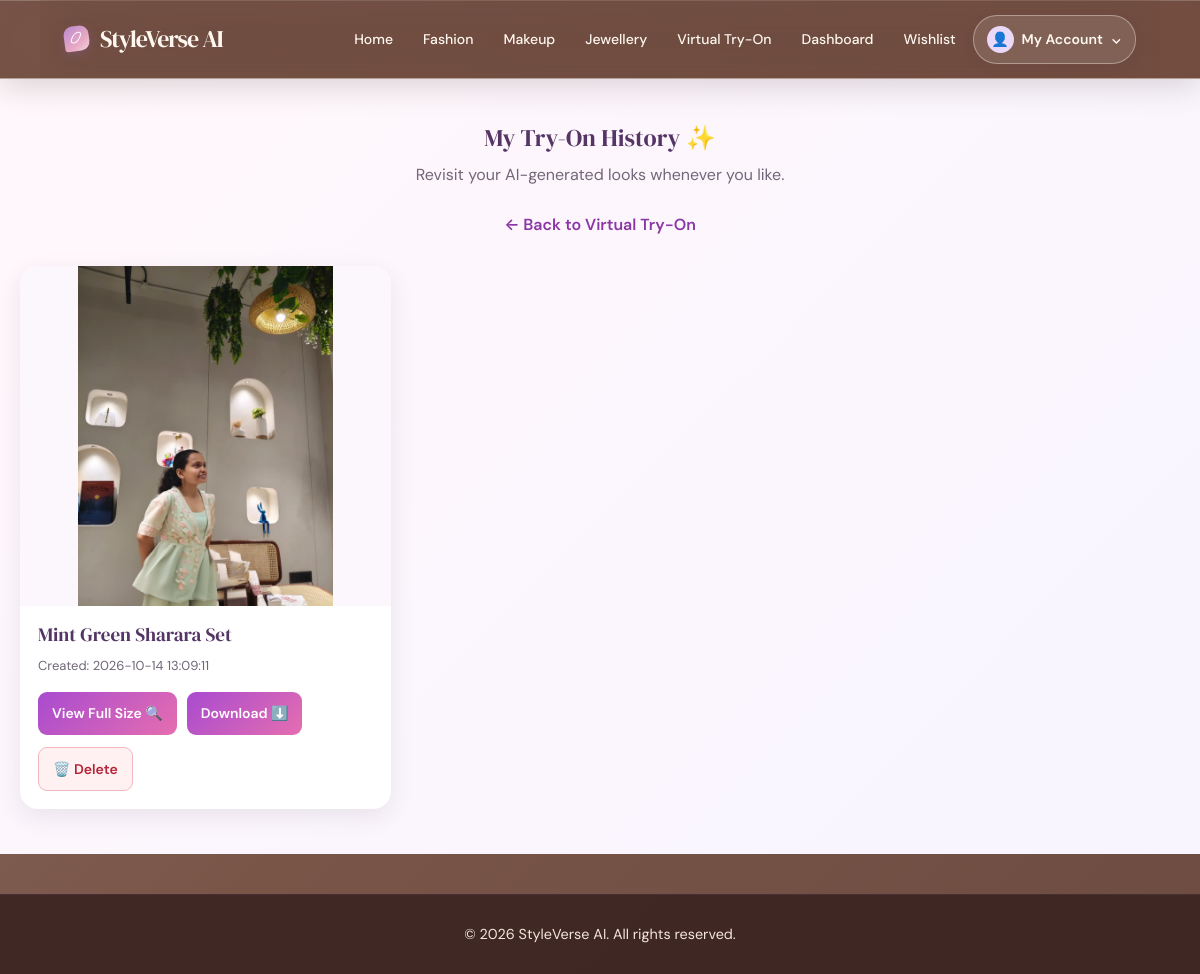
/try-on-history/ (signed in), run on the app's committed database.
### tables this page shows
CREATE TABLE tryon_history (
                id INTEGER PRIMARY KEY AUTOINCREMENT,
                user_id INTEGER NOT NULL,
                outfit_id INTEGER,
                outfit_name TEXT NOT NULL,
                result_image TEXT NOT NULL,
                created_at TEXT NOT NULL DEFAULT CURRENT_TIMESTAMP,

                FOREIGN KEY (user_id) REFERENCES users(id)
                    ON DELETE CASCADE,

                FOREIGN KEY (outfit_id) REFERENCES outfits(id)
                    ON DELETE SET NULL
            );

### routes/tryon_history.py (the view)
@tryon_history_bp.route("/")
@login_required
def index():
    user_id = session.get("user_id")
    history = fetch_all(
        """
        SELECT id, outfit_name, result_image, created_at
        FROM tryon_history
        WHERE user_id = ?
        ORDER BY created_at DESC, id DESC
        """,
        (user_id,),
    )
    return render_template(
        "tryon_history.html",
        history=history,
    )

### models/database.py (called while the page is built)
def get_connection():
    connection = sqlite3.connect(Config.DATABASE_PATH)
    connection.row_factory = sqlite3.Row
    connection.execute("PRAGMA foreign_keys = ON")
    return connection

def fetch_all(query, params=()):
    with closing(get_connection()) as connection:
        return connection.execute(query, params).fetchall()

def fetch_one(query, params=()):
    with closing(get_connection()) as connection:
        return connection.execute(query, params).fetchone()

### models/user.py (called while the page is built)
def get_user_by_id(user_id):
    return fetch_one(
        "SELECT id, name, email, gender, created_at FROM users WHERE id = ?",
        (user_id,),
    )

### utils/auth.py (called while the page is built)
def get_current_user():
    user_id = session.get("user_id")
    if user_id is None:
        return None
    return get_user_by_id(user_id)

def login_required(view):
    @wraps(view)
    def wrapped_view(*args, **kwargs):
        user = get_current_user()
        if user is None:
            session.clear()
            flash("Please log in to continue.", "info")
            return redirect(url_for("auth.login", next=request.path))
        g.user = user
        return view(*args, **kwargs)
    return wrapped_view

### utils/csrf.py (called while the page is built)
def generate_csrf_token():
    if "csrf_token" not in session:
        session["csrf_token"] = secrets.token_urlsafe(32)
    return session["csrf_token"]

### templates/tryon_history.html (shortened to what this page needs)
{% extends "base.html" %}
{% block content %}
<section class="history-page">
    <div class="history-container">
        <h1>My Try-On History ✨</h1>
        <p class="history-subtitle">
            Revisit your AI-generated looks whenever you like.
        </p>
        <a class="history-back"
           href="{{ url_for('main.virtual_try_on') }}">
            ← Back to Virtual Try-On
        </a>
        {% if history %}
        <div class="history-grid">
            {% for item in history %}
            <article class="history-card">
                <img
                    src="{{ url_for('static', filename=item['result_image']) }}"
                    alt="AI try-on result for {{ item['outfit_name'] }}"
                    loading="lazy"
                >
                <div class="history-card-content">
                    <h2>{{ item['outfit_name'] }}</h2>
                    <p class="history-date">
                        Created: {{ item['created_at'] }}
                    </p>
                    <div class="history-actions">
                        <a
                            href="{{ url_for('static', filename=item['result_image']) }}"
                            target="_blank"
                            rel="noopener noreferrer"
                        >
                            View Full Size 🔍
                        </a>
                        <a
                            href="{{ url_for('static', filename=item['result_image']) }}"
                            download
                        >
                            Download ⬇️
                        </a>
                    </div>
                    <form
                        method="POST"
                        action="{{ url_for('tryon_history.delete', history_id=item['id']) }}"
                        class="history-delete-form"
                        onsubmit="return confirm('Are you sure you want to delete this try-on result?');">
                        <button type="submit" class="history-delete-button">
                            🗑️ Delete
                        </button>
                    </form>
                </div>
            </article>
            {% endfor %}
        </div>
        {% endif %}
    </div>
</section>
{% endblock %}

### templates/tryon_history.html (style rules this page uses)
.history-page { min-height: 75vh; padding: 45px 20px; background: linear-gradient(135deg, #fff7fb, #f8f5ff); }
.history-container { max-width: 1200px; margin: 0 auto; text-align: center; }
.history-container h1 { color: #543565; margin-bottom: 10px; }
.history-subtitle { color: #716779; margin-bottom: 25px; }
.history-back { display: inline-block; margin-bottom: 28px; color: #8b36a5; text-decoration: none; font-weight: 600; }
.history-grid { display: grid; grid-template-columns: repeat(3, minmax(0, 1fr)); gap: 24px; text-align: left; }
.history-card { min-width: 0; overflow: hidden; background: white; border-radius: 18px; box-shadow: 0 8px 25px rgba(50, 30, 60, 0.09); transition: transform 0.25s ease, box-shadow 0.25s ease; }
.history-card > img { display: block; width: 100%; height: 340px; object-fit: contain; background: #fbf7fc; }
.history-card-content { padding: 18px; }
.history-card-content h2 { color: #543565; font-size: 19px; margin: 0 0 10px; }
.history-date { color: #716779; font-size: 13px; overflow-wrap: anywhere; }
.history-actions { display: flex; flex-wrap: wrap; gap: 10px; margin-top: 16px; }
.history-actions a, .history-empty a { display: inline-block; padding: 10px 14px; border-radius: 9px; background: linear-gradient(135deg, #a94bd0, #e56eb0); color: white; text-decoration: none; font-size: 14px; font-weight: 600; }
.history-delete-form { margin-top: 12px; }
.history-delete-button { padding: 10px 14px; border: 1px solid #f0b8c0; border-radius: 9px; background: #fff0f2; color: #b42336; font-size: 14px; font-weight: 600; cursor: pointer; transition: background 0.2s ease, transform 0.2s ease; }

### data on the page
tryon_history: result_image (picture), outfit_name "Mint Green Sharara Set", created_at "2026-10-14 13:09:11"
